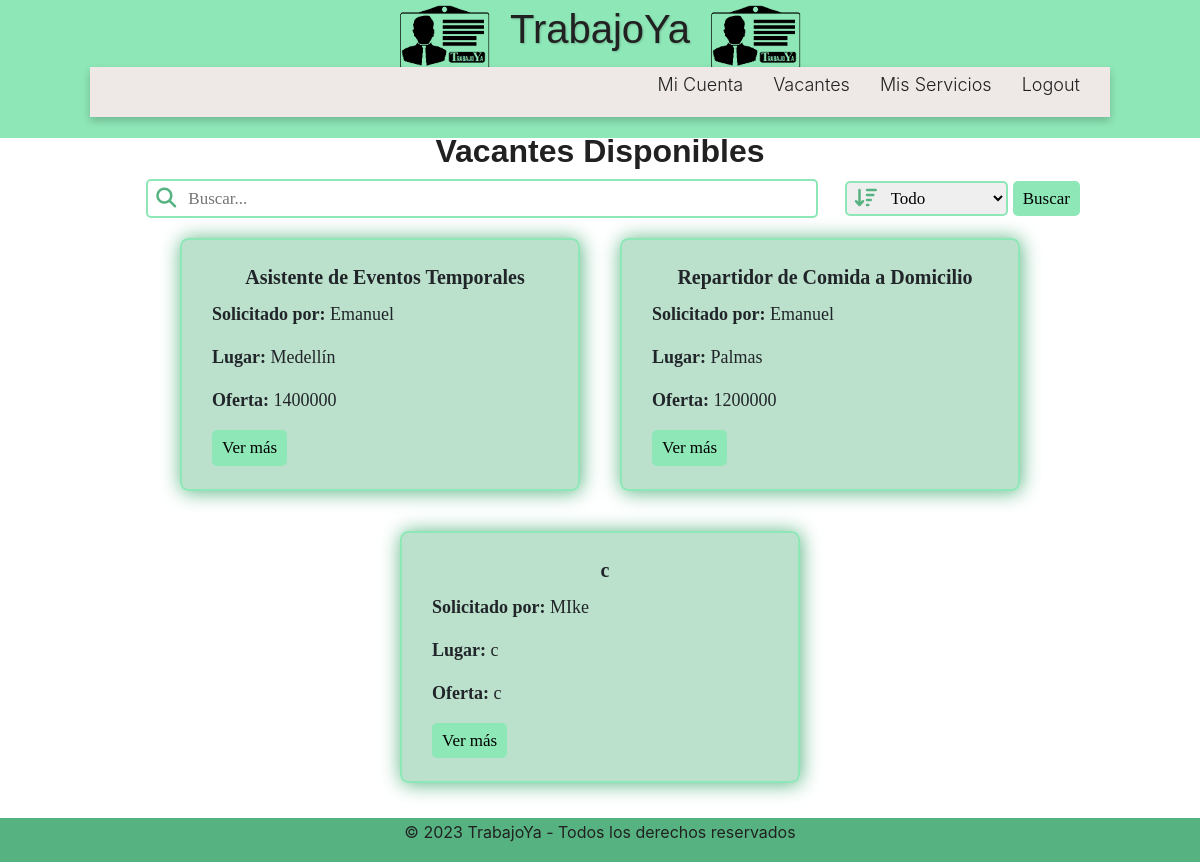
Before: /trabajador/verVacantesTrabajador/ with the older database file.
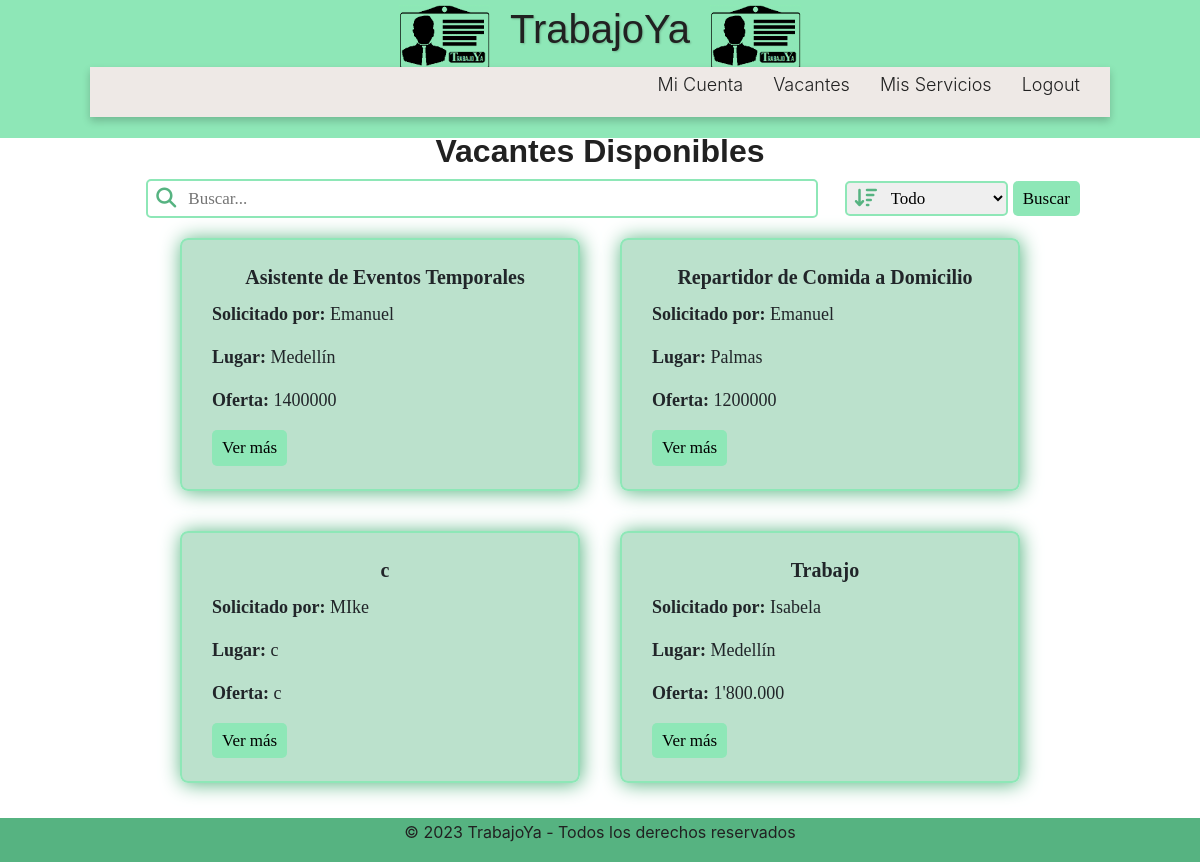
After: the same page with the newer database file.
### empleador/models.py (models this page shows, shortened)
class VacanteLaboral(models.Model):
    nombre = models.CharField(blank= False, max_length=200)
    tiempo = models.CharField(blank= False, max_length=200)
    ubicacion = models.CharField(blank= False, max_length=200)
    descripcion = models.TextField(blank= False, max_length=500)
    responsabilidades = models.TextField(blank= False, max_length=500)
    requisitos = models.TextField(blank= False, max_length=500)
    beneficios = models.TextField(blank= False, max_length=500)
    oferta = models.CharField(blank= False, max_length=200)
    empleador = models.ForeignKey(Empleador, on_delete=models.CASCADE,null=True, blank=True)
    disponibilidad = models.BooleanField(default=False)

### accounts/models.py (models this page shows, shortened)
class Empleador(models.Model):
    usuario = models.OneToOneField(Usuario, on_delete=models.CASCADE, primary_key=True, related_name='empleador')
    foto= models.ImageField(upload_to='images/', null=True, blank=True)
    identificacion = models.CharField(max_length=10, validators=[validar_numero])
    nombre = models.CharField(max_length=50)
    apellidos = models.CharField(max_length=50)
    fecha_nacimiento = models.DateField(validators=[validar_edad])
    celular = models.CharField(max_length=50, validators=[validar_numero])

### trabajador/views.py (the view, shortened to what this page needs)
# urls.py: path('verVacantesTrabajador/', views.verVacantesTrabajador, name='verVacantesTrabajador'),
def verVacantesTrabajador(request):
    vacantes = VacanteLaboral.objects.all()
    terminoBusqueda = request.GET.get('terminoBusqueda')
    filtro = request.GET.get('filtroBusqueda')
    return render(request, 'vacantesTrabajador.html', {'vacantes': vacantes})

### trabajador/templates/vacantesTrabajador.html (shortened to what this page needs)
<!DOCTYPE html>
{% extends 'baseTrabajador.html' %}
{% load static %}
    {% block additional_styles %}
    <link rel="stylesheet" href="https://cdn.jsdelivr.net/npm/bootstrap@4.0.0/dist/css/bootstrap.min.css">
    <link rel="stylesheet" href="{% static 'css\trabajador\vacantesTrabajador.css' %}">
    {% endblock additional_styles %}
        {% block content %}
        <div class="titulo">
            <h2>Vacantes Disponibles</h2>
        </div>
        <form action="" class="barraBusqueda">
            <div class="grupoBusqueda">
                <i class="fa-solid fa-magnifying-glass"></i>
                <input type="text" class="controlFormulario" name="terminoBusqueda" placeholder="Buscar...">
            </div>
            <div class="filtro">
                <i class="fa-solid fa-arrow-down-wide-short"></i>
                <select class="controlFormulario" name="filtroBusqueda">
                    <option value="todo">Todo</option>
                </select>
            </div>
            <button type="submit" class="btn">Buscar</button>
        </form>
        <div class="listaVacantes">
            {% for vacante in vacantes %}
            {% if vacante.disponibilidad %}
            <div class="cartaVacantes" style="width: 25rem;">
                <div class="card-body">
                  <h5 class="card-title" style="text-align: center; font-weight: bold;">{{ vacante.nombre }}</h5>
                    <p><strong>Solicitado por: </strong> {{ vacante.empleador.nombre }}</p>
                    <p><strong>Lugar: </strong> {{ vacante.ubicacion }} </p>
                    <p><strong>Oferta: </strong> {{ vacante.oferta }} </p>
                  <a href="{% url 'masInfoVacante' vacanteID=vacante.id %}" class="btn btn-primary">Ver más</a>
                </div>
              </div>
              {% endif %}
            {% endfor %}
        </div>
        {% endblock content %}

Changed rows visible on the page:
added VacanteLaboral: nombre "Trabajo", empleador.nombre "Isabela", ubicacion "Medellín", oferta "1'800.000"
